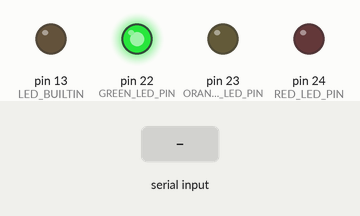
This sketch was run on a simulated Arduino Mega 2560, built with avr-gcc and run on an emulated ATmega2560. Parts: output pins drawn as LEDs (lit = HIGH). The test bench sets the inputs (shaded band). The local clock reads 2024-03-15 10:24:30 at power-on unless the sketch sets it; what the sketch prints to the serial monitor is not drawn.

Above: at 1.2 s.
1.3 s: "90,45\n" received over Serial
3.5 s: "7\n" received over Serial
5.5 s: "13\n" received over Serial
Timing chart, 0 to 8.5 s (numbered marks = the images above; inputs shaded):
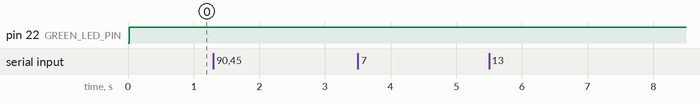

Measured:
- after the input at 1.3 s, every drawn part: stays the same
- after the input at 3.5 s, every drawn part: stays the same
- after the input at 5.5 s, every drawn part: stays the same

The sketch:

traffic-light.ino
```cpp
#include <DS3231.h> /* https://github.com/NorthernWidget/DS3231 */
#include <Wire.h>

#include "ClockUtils.h"
#include "Utils.h"

ClockUtils clockUtils(false /* century */);

// Digital pins controling the LEDs:
#define GREEN_LED_PIN  22
#define ORANGE_LED_PIN 23
#define RED_LED_PIN    24
#define FIRST_LED_PIN  GREEN_LED_PIN
#define LAST_LED_PIN   RED_LED_PIN

// LEDs ////////////////////////////////////////////////////////////////////////

void printLedColor(byte ledPin)
{
  Serial.print("LED: ");
  switch (ledPin) {
  case GREEN_LED_PIN:  Serial.println("Green");  break;
  case RED_LED_PIN:    Serial.println("Red");    break;
  case ORANGE_LED_PIN: Serial.println("Orange"); break;
  default:             Serial.println("UNKNOWN");
  }
}

void switchLight(byte targetLedPin)
{
  for (byte currentLedPin = FIRST_LED_PIN; currentLedPin <= LAST_LED_PIN; currentLedPin++) {
    if (currentLedPin == targetLedPin) {
      digitalWrite(currentLedPin, HIGH);
      printLedColor(currentLedPin);
    }
    else
      digitalWrite(currentLedPin, LOW);
  }
}

// Transitions:
//     Morning:
//         7h15  red    -> orange
//         7h30  orange -> green
//    Snooze:
//         13h30 green  -> red
//         14h30 red    -> orange
//         14h40 orange -> green
//    Evening:
//         20h30 green  -> red
byte selectLightDuringWorkingDay()
{
  byte hour   = clockUtils.getHour();
  byte minute = clockUtils.getMinute();

  Serial.print("Time Slot: ");
  if (hour == 7) {                                // 7h00..7h59     MORNING
    if (minute <= 14) {                           // 7h00..7h14
      Serial.println("7h00..7h14");
      return RED_LED_PIN;
    }
    else if (minute <= 29) {                      // 7h15..7h29
      Serial.println("7h15..7h29");
      return ORANGE_LED_PIN;
    }
    else {                                        // 7h30..7h59
      Serial.println("7h30..7h59");
      return GREEN_LED_PIN;
    }
    // NOTREACHED
  }
  else if (hour >= 8 && hour <= 19) {             // 8h00..19h59
    Serial.println("8h00..19h59");
    return GREEN_LED_PIN;
  }
  else if (hour == 13) {                          // 13h00..13h59     SNOOZE
    if (minute <= 29) {                           // 13h00..13h29
      Serial.println("13h00..13h29");
      return GREEN_LED_PIN;
    }
    else {                                        // 13h30..13h59
      Serial.println("13h30..13h59");
      return RED_LED_PIN;
    }
    // NOTREACHED
  }
  else if (hour == 14) {                          // 14h00..14h59
    if (minute <= 49) {                           // 14h00..14h49
      Serial.println("14h00..14h49");
      return RED_LED_PIN;
    }
    else {                                        // 14h50..14h59
      Serial.println("14h50..14h59");
      return ORANGE_LED_PIN;
    }
    // NOTREACHED
  }
  else if (hour >= 15 && hour <= 19) {            // 15h00..19h59
	  if (minute <= 4) {                            // 15h00..15h04
		  Serial.println("15h00..15h04");
		  return ORANGE_LED_PIN;
	  }
	  else {                                        // 15h05..19h59
		  Serial.println("15h05..19h59");
		  return GREEN_LED_PIN;
	  }
	  // NOTREACHED
  }
  else if (hour == 20) {                          // 20h00..20h59     EVENING
    if (minute <= 14) {                           // 20h00..20h14
      Serial.println("20h00..20h14");
      return GREEN_LED_PIN;
    }
    else if (minute <= 29) {                      // 20h00..20h29
      Serial.println("20h00..20h29");
      return ORANGE_LED_PIN;
    }
    else {                                        // 20h30..20h59
      Serial.println("20h30..20h59");
      return RED_LED_PIN;
    }
    // NOTREACHED
  }
  else {                                          // Default
    Serial.println("default");
    return RED_LED_PIN;
  }
  // NOTREACHED
}

// Transitions:
//    Morning:
//         8h15  red    -> orange
//         8h30  orange -> green
//    Snooze:
//         13h30 green  -> red
//         14h50 red    -> orange
//         15h05 orange -> green
//    Evening:
//         20h30 green  -> red
byte selectLightDuringWeekEnd()
{
  byte hour   = clockUtils.getHour();
  byte minute = clockUtils.getMinute();

  Serial.print("Time Slot: ");
  if (hour == 8) {                                // 8h00..8h59     MORNING
    if (minute <= 14) {                           // 8h00..8h14
      Serial.println("8h00..7h14");
      return RED_LED_PIN;
    }
    else if (minute <= 29) {                      // 8h15..8h29
      Serial.println("8h15..8h29");
      return ORANGE_LED_PIN;
    }
    else {                                        // 8h30..8h59
      Serial.println("7h30..7h59");
      return GREEN_LED_PIN;
    }
    // NOTREACHED
  }
  else if (hour >= 9 && hour <= 12) {             // 9h00..12h59
    Serial.println("9h00..12h59");
    return GREEN_LED_PIN;
  }
  else if (hour == 13) {                          // 13h00..13h59     SNOOZE
    if (minute <= 29) {                           // 13h00..13h29
      Serial.println("13h00..13h29");
      return GREEN_LED_PIN;
    }
    else {                                        // 13h30..13h59
      Serial.println("13h30..13h59");
      return RED_LED_PIN;
    }
    // NOTREACHED
  }
  else if (hour == 14) {                          // 14h00..14h59
    if (minute <= 49) {                           // 14h00..14h49
      Serial.println("14h00..14h49");
      return RED_LED_PIN;
    }
    else {                                        // 14h50..14h59
      Serial.println("14h50..14h59");
      return ORANGE_LED_PIN;
    }
    // NOTREACHED
  }
  else if (hour >= 15 && hour <= 19) {            // 15h00..19h59
	  if (minute <= 4) {                            // 15h00..15h04
		  Serial.println("15h00..15h04");
		  return ORANGE_LED_PIN;
	  }
	  else {                                        // 15h05..19h59
		  Serial.println("15h05..19h59");
		  return GREEN_LED_PIN;
	  }
	  // NOTREACHED
  }
  else if (hour == 20) {                          // 20h00..20h59     EVENING
    if (minute <= 14) {                           // 20h00..20h14
      Serial.println("20h00..20h14");
      return GREEN_LED_PIN;
    }
    else if (minute <= 29) {                      // 20h00..20h29
      Serial.println("20h00..20h29");
      return ORANGE_LED_PIN;
    }
    else {                                        // 20h30..20h59
      Serial.println("20h30..20h59");
      return RED_LED_PIN;
    }
    // NOTREACHED
  }
  else {                                          // Default
    Serial.println("default");
    return RED_LED_PIN;
  }
  // NOTREACHED
}

void triggerLights()
{
  byte ledPin;

  Serial.print("Day Slot: ");
  if (clockUtils.isWeekEnd()) {
    Serial.println("Week-End");
    ledPin = selectLightDuringWeekEnd();
  }
  else {
    Serial.println("Working Day");
    ledPin = selectLightDuringWorkingDay();
  }
  switchLight(ledPin);
}

// SETUP & LOOP ////////////////////////////////////////////////////////////////

void setup()
{
  Wire.begin();         // Start the I2C interface.
  Serial.begin(115200); // Start the serial port.

  for (int pin = FIRST_LED_PIN; pin <= LAST_LED_PIN; pin++) {
    pinMode(pin, OUTPUT);
    digitalWrite(pin, LOW);
  }
  pinMode(LED_BUILTIN, OUTPUT);
  digitalWrite(LED_BUILTIN, LOW);

  // XXX Set the clock.
  if (false) {
    clockUtils.setClock();
    Serial.print("Clock set.\n");
  }
}

void loop()
{
  // XXX Test the LEDs.
  if (false) {
    switchLight(GREEN_LED_PIN);
    delay(1000);
    switchLight(ORANGE_LED_PIN);
    delay(1000);
    switchLight(RED_LED_PIN);
    delay(1000);
    return;
    // NOTREACHED
  }

  Serial.print("\n");
  if (Serial.available()) {
    Serial.println("Reading time correction...");
    clockUtils.readClockFromSerial();
  }
  else {
    Serial.print("Clock: ");
    clockUtils.printClock();
    Serial.print("\n");
  }
  triggerLights();
  delay(1000);
}
```

ClockUtils.cpp
```cpp
#include "ClockUtils.h"
#include "Utils.h"

ClockUtils::ClockUtils(bool century)
{
  _century = century;
}

void ClockUtils::printClock()
{
  // Year
  Serial.print('2');
  if (_century) {           // Won't need this for 89 years.
    Serial.print('1');
  } else {
    Serial.print('0');
  }
  byte year = _clock.getYear();
  if (year <= 9) {
    Serial.print('0');
  }
  Serial.print(year);

  // Month
  Serial.print('-');
  Serial.print( _clock.getMonth(_century) );

  // Day
  Serial.print('-');
  Serial.print( _clock.getDate() );

  // Day of the Week
  Serial.print(" (");
  Serial.print( _clock.getDoW() );
  Serial.print(") ");

  // Hour
  Serial.print( getHour() );

  // Minute
  Serial.print(':');
  Serial.print( _clock.getMinute() );

  // Second
  Serial.print(':');
  Serial.print( _clock.getSecond() );
}

// Call this if you notice something coming in on the serial port. The stuff
// coming in should be in the order YYMMDDwHHMMSS, with an 'x' at the end.
void ClockUtils::readClockFromSerial()
{
  char str[13];

  Utils::readStringFromSerial('x', str);
  Serial.print("Raw String: ");
  Serial.println(str);

  byte year, month, day, dow, hour, minute, second;
  year   = Utils::stringToNumber(&str[0],  2); // YY
  month  = Utils::stringToNumber(&str[2],  2); // MM
  day    = Utils::stringToNumber(&str[4],  2); // DD
  dow    = Utils::stringToNumber(&str[6],  1); // w
  hour   = Utils::stringToNumber(&str[7],  2); // HH
  minute = Utils::stringToNumber(&str[9],  2); // MM
  second = Utils::stringToNumber(&str[11], 2); // SS

  _clock.setClockMode(false); // Set to 24h mode.
  _clock.setYear(year);
  _clock.setMonth(month);
  _clock.setDate(day);
  _clock.setDoW(dow);
  _clock.setHour(hour);
  _clock.setMinute(minute);
  _clock.setSecond(second);

  Serial.print("New Clock: ");
  printClock();
  Serial.print("\n");
}

byte ClockUtils::getDayOfTheWeek()
{
  return _clock.getDoW();
}

bool ClockUtils::isWeekEnd()
{
  switch ( getDayOfTheWeek() ) {
  case MONDAY:
  case TUESDAY:
  case WEDNESDAY:
  case THURSDAY:
  case FRIDAY:
    return false;
  case SATURDAY:
  case SUNDAY:
  default:
    return true;
  }
}

byte ClockUtils::getHour()
{
    bool h12  = false; // true if 12h mode, false if 24h mode.
  bool pm   = false;
  byte hour = _clock.getHour(h12, pm);
  if (h12 && pm) { // Emulate 24h mode if needed.
    hour += 12;
  }
  return hour;
}

byte ClockUtils::getMinute()
{
  return _clock.getMinute();
}

// XXX
void ClockUtils::setClock()
{
  _clock.setClockMode(false); // Set to 24h.
  _clock.setYear(19);
  _clock.setMonth(4);
  _clock.setDate(6);
  _clock.setDoW(SATURDAY);
  _clock.setHour(20);
  _clock.setMinute(40);
  _clock.setSecond(0);
}
```

ClockUtils.h
```cpp
#ifndef ClockUtils_h
#define ClockUtils_h

#include <Arduino.h>
#include <DS3231.h>    // https://github.com/NorthernWidget/DS3231

class ClockUtils
{
 public:
    ClockUtils(bool century);

    void printClock();
    void readClockFromSerial();
    byte getDayOfTheWeek();
    bool isWeekEnd();
    byte getHour(); // Always as if we were in 24h mode.
    byte getMinute();

    // XXX
    void setClock();

 private:
    DS3231 _clock;
    bool   _century = false;
    enum DAY_OF_THE_WEEK {
                          MONDAY = 1,
                          TUESDAY,
                          WEDNESDAY,
                          THURSDAY,
                          FRIDAY,
                          SATURDAY,
                          SUNDAY,
    };

};

#endif
```

Utils.cpp
```cpp
#include "Utils.h"

void Utils::readStringFromSerial(char endChar, char* str) {
  for (byte i = 0; Serial.available(); i++) {
    char c = Serial.read();
    str[i] = c;
    if (c == endChar)
      break;
  }
}

int Utils::stringToNumber(char* str, byte digitCount) {
  int number = 0;
  for (int e = digitCount - 1; e >= 0; e--, str++) {
    byte digit = *str - '0';
    int  p     = pow(10, e);

    number += digit * p;
  }
  return number;
}
```

Utils.h
```cpp
#ifndef Utils_h
#define Utils_h

#include <Arduino.h>

class Utils
{
 public:
    // Read a string from Serial. The string is expected to end with endChar.
    static void readStringFromSerial(char endChar, char* str);

    // Convert a string representing a number made of digitCount digits into an
    // int. E.g., stringToNumber("213xx0", 2) => 21.
    static int  stringToNumber(char* str, byte digitCount);
};

#endif
```
